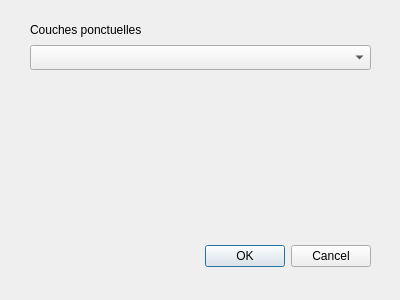
<ui version="4.0" >
 <class>MonExtensionDialogBase</class>
 <widget class="QDialog" name="MonExtensionDialogBase" >
  <property name="geometry" >
   <rect>
    <x>0</x>
    <y>0</y>
    <width>400</width>
    <height>300</height>
   </rect>
  </property>
  <property name="windowTitle" >
   <string>TSIPyQGIS</string>
  </property>
  <widget class="QLabel" name="label_couches" >
   <property name="geometry" >
    <rect>
     <x>30</x>
     <y>20</y>
     <width>341</width>
     <height>20</height>
    </rect>
   </property>
   <property name="text" >
    <string>Couches ponctuelles</string>
   </property>
  </widget>
  <widget class="QComboBox" name="cb_couches" >
   <property name="geometry" >
    <rect>
     <x>30</x>
     <y>45</y>
     <width>341</width>
     <height>25</height>
    </rect>
   </property>
  </widget>
  <widget class="QDialogButtonBox" name="button_box" >
   <property name="geometry" >
    <rect>
     <x>30</x>
     <y>240</y>
     <width>341</width>
     <height>32</height>
    </rect>
   </property>
   <property name="orientation" >
    <enum>Qt::Horizontal</enum>
   </property>
   <property name="standardButtons" >
    <set>QDialogButtonBox::Cancel|QDialogButtonBox::Ok</set>
   </property>
  </widget>
 </widget>
 <resources/>
 <connections>
  <connection>
   <sender>button_box</sender>
   <signal>accepted()</signal>
   <receiver>MonExtensionDialogBase</receiver>
   <slot>accept()</slot>
   <hints>
    <hint type="source_label" >
     <x>248</x>
     <y>254</y>
    </hint>
    <hint type="destination_label" >
     <x>157</x>
     <y>274</y>
    </hint>
   </hints>
  </connection>
  <connection>
   <sender>button_box</sender>
   <signal>rejected()</signal>
   <receiver>MonExtensionDialogBase</receiver>
   <slot>reject()</slot>
   <hints>
    <hint type="source_label" >
     <x>316</x>
     <y>260</y>
    </hint>
    <hint type="destination_label" >
     <x>286</x>
     <y>274</y>
    </hint>
   </hints>
  </connection>
 </connections>
</ui>
